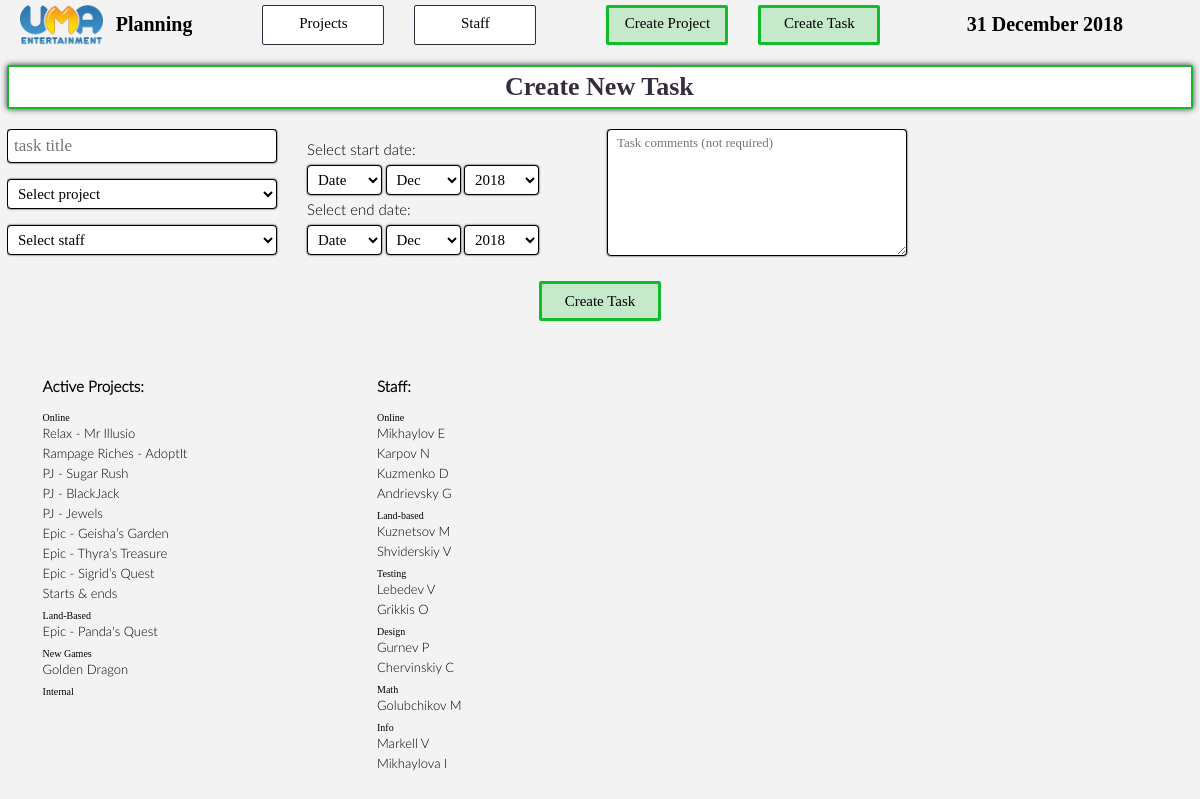
/create/task/project/0/staff/0/, run on the app's committed database.
### plan/models.py (models this page shows, shortened)
class Stream(models.Model):
	name = models.CharField(max_length=200)
	def projects(self):
		projects = Project.objects.filter(stream = self)
		return projects

class Project(models.Model):
	name = models.CharField(max_length=200)
	stream = models.ForeignKey(Stream, db_index=True, on_delete=models.SET_NULL, null = True)
	dates = models.BooleanField(default = False) #False means that actual tasks are needed to calculate start & end dates. True will take default values if they exist.
	task_start_date = models.DateField(null = True)
	task_end_date = models.DateField(null = True)
	start_date = models.DateField(null = True)
	end_date = models.DateField(null = True)
	active = models.BooleanField(db_index=True, default = True)
	comment = models.CharField(max_length=500, null=True) #let us comment the project and what it is supposed to achieve
	update = models.DateTimeField(default = timezone.now())
	def start(self):
		if self.task_start_date:
			s = self.task_start_date
		else : s = self.start_date
		return s
	def tasks(self):
		if len(Task.objects.filter(project_id = self.id).filter(active = True)) > 0: return len(Task.objects.filter(project_id = self.id).filter(active = True))
		else: return False
	def end(self):
		if self.task_end_date:
			e = self.task_end_date
		else : e = self.end_date
		return e

class Department(models.Model):
	name = models.CharField(max_length=200)
	def __str__(self):
		return self.name
	def staff(self):
		staff = Staff.objects.filter(dep = self).filter(active = True)
		return staff

class Staff(models.Model):
	name = models.CharField(max_length=200)
	dep = models.ForeignKey(Department, db_index=True, on_delete=models.CASCADE)
	active = models.BooleanField(db_index=True, default = True)

### plan/views.py (the view, shortened to what this page needs)
# urls.py: url(r'^create/task/project/(?P<project_id>[0-9]+)/staff/(?P<staff_id>[0-9]+)/$', views.create_task, name='create_task'),
def create_task(request, project_id, staff_id):
	p_id = int(project_id)
	s_id = int(staff_id)
	s = SetCal(datetime.date.today())
	try:
		cal_setting = request.POST['cal_setting']
	except KeyError:
		cal_setting = 'this_week'
	else:
		cal_setting = request.POST['cal_setting']
	if request.GET.get('comment', False) : comment = request.GET.get('comment', False)
	else: comment = False
	if request.GET.get('name', False) : name = request.GET.get('name', False)
	else: name = False
	if request.GET.get('sday', False) and request.GET.get('smonth', False) and request.GET.get('syear', False):
		start_date = {'day': False, 'month': False, 'year': False}
		try: start_date['day'] = int(request.GET.get('sday', False))
		except ValueError: start_date['day'] = False
		try: start_date['month'] = int(request.GET.get('smonth', False))
		except ValueError: start_date['month'] = False
		try: start_date['year'] = int(request.GET.get('syear', False))
		except ValueError: start_date['year'] = False
		if start_date['year']:
			if not start_date['year'] >= datetime.date.today().year: start_date['year'] = False
		if start_date['month']:
			if not (start_date['month'] >= 1 and start_date['month'] <= 12): start_date['month'] = False
		if start_date['day'] and start_date['day'] > 0 and start_date['day'] < 32:
			if start_date['month'] and start_date['year'] and not (start_date['day'] <= calendar.monthrange(start_date['year'], start_date['month'])[1]):
				start_date['day'] = calendar.monthrange(start_date['year'], start_date['month'])[1]
		else: start_date['day'] = False
	else: start_date = {'day': False, 'month': False, 'year': False}
	if request.GET.get('eday', False) and request.GET.get('emonth', False) and request.GET.get('eyear', False):
		end_date = {'day': False, 'month': False, 'year': False}
		try: end_date['day'] = int(request.GET.get('eday', False))
		except ValueError: end_date['day'] = False
		try: end_date['month'] = int(request.GET.get('emonth', False))
		except ValueError: end_date['month'] = False
		try: end_date['year'] = int(request.GET.get('eyear', False))
		except ValueError: end_date['year'] = False
		if end_date['year']:
			if not end_date['year'] >= datetime.date.today().year: end_date['year'] = False
		if end_date['month']:
			if not (end_date['month'] >= 1 and end_date['month'] <= 12): end_date['month'] = False
		if end_date['day'] and end_date['day'] > 0 and end_date['day'] < 32:
			if end_date['month'] and end_date['year'] and not (end_date['day'] <= calendar.monthrange(end_date['year'], end_date['month'])[1]):
				end_date['day'] = calendar.monthrange(end_date['year'], end_date['month'])[1]
		else: end_date['day'] = False
	else: end_date = {'day': False, 'month': False, 'year': False}
	selected = {'project': False,
				'staff': False,
				'project_lines': False,
				'staff_lines' : False,
				'name': name, 'comment': comment,
				'start_date': start_date,
				'end_date': end_date,
				}
	context = {'today': datetime.date.today(),
				'staff_list' : Department.objects.all(),
				'project_list': Stream.objects.all(),
				'project_select' : Project.objects.filter(active=True),
				'staff_select' : Staff.objects.filter(active=True),
				'date': get_date_selection(),
				'selected': selected,
				'edit': False,
				'cal_setting': cal_setting,
				'today': datetime.date.today(),
				}
	return render(request, 'plan/create_task.html', context)

### plan/gen_cal.py (called while the page is built)
def get_date_selection():
	d = [1,2,3,4,5,6,7,8,9,10,11,12,13,14,15,16,17,18,19,20,21,22,23,24,25,26,27,28,29,30,31]
	y = [2017, 2018, 2019]
	m = [{'num': 1, 'str': 'Jan',},
	{'num': 2, 'str': 'Feb',},
	{'num': 3, 'str': 'Mar',},
	{'num': 4, 'str': 'Apr',},
	{'num': 5, 'str': 'May',},
	{'num': 6, 'str': 'Jun',},
	{'num': 7, 'str': 'Jul',},
	{'num': 8, 'str': 'Aug',},
	{'num': 9, 'str': 'Sep',},
	{'num': 10, 'str': 'Oct',},
	{'num': 11, 'str': 'Nov',},
	{'num': 12, 'str': 'Dec',},]
	date = {'dates': d, 'months': m, 'years': y}
	return date

### plan/templates/plan/create_task.html (shortened to what this page needs)
{% load static %}
<link rel="stylesheet" type="text/css" href="{% static 'plan/style.css' %}"/>
<link rel="stylesheet" type="text/css" href="{% static 'plan/style2.css' %}"/>
<div class="header">
	<div class="header_logo">
		<a href="{% url 'plan:index' %}"><img class="logo" src="{% static 'plan/images/logo_uma.png' %}"/></a>
		<div class="logo_text bold">Planning</div>
	</div>
	<div class="header_logo header_menu">
		<div class="header_title regular">Projects</div>
	</div>
	<div class="header_logo header_menu" style="margin-right: 70px;">
		<div class="header_title regular">Staff</div>
	</div>
	<a href="{% url 'plan:create_project' %}">
		<div class="header_logo header_menu header_create">
			<div class="header_title regular">Create Project</div>
		</div>
	</a>
	<a href="{% url 'plan:create_task' 0 0 %}">
		<div class="header_logo header_menu header_create" style="margin-right: 70px;">
			<div class="header_title regular">Create Task</div>
		</div>
	</a>
	<div class="header_logo header_date">
		<div class="logo_text bold">{{ today|date:"j F Y" }}</div>
	</div>
</div>
<div class="page_object_header" style="border-color: #12bb2a;">
	<h3 class="bold page_object_header_section"></h3>
	<h1 class="bold page_object_header_section">{% if edit %}Edit{% else %}Create New{% endif %} Task</h1>
	<h3 class="bold page_object_header_section"></h3>
</div>
<form action="{% url 'plan:submit_task' %}" method="post" style="height: auto; overflow: hidden;">
<div class="form_section">
	<input id='name_area' class="form_style" type="text" name="name" placeholder="task title" required/>
	<br />
	<br />
	{% if project_select %}
	<select class="form_style{% if errors.project %} input_error{% endif %}" id="p_select" name="project" required
	onchange="window.location='/{% if edit %}edit/task/{{ selected.task.id }}/{% else %}create/task/{% endif %}project/'+ this.value + '/staff/' + getElementById('s_select').value +'/?comment='+ getElementById('c_area').value + '&name=' + getElementById('name_area').value + '&sday=' + getElementById('s_day_input').value + '&smonth=' + getElementById('s_month_input').value + '&syear=' + getElementById('s_year_input').value + '&eday=' + getElementById('e_day_input').value + '&emonth=' + getElementById('e_month_input').value + '&eyear=' + getElementById('e_year_input').value">
		{% if not edit and not selected.project %}
		<option value="0">Select project</option>
		{% endif %}
	</select>
	{% else %}
		<p>No projects are available.</p>
	{% endif %}
	<br />
	<br />
	{% if staff_select %}
	<select class="form_style{% if errors.staff %} input_error{% endif %}" id="s_select" name="staff" required
	onchange="window.location='/{% if edit %}edit/task/{{ selected.task.id }}/{% else %}create/task/{% endif %}project/'+ getElementById('p_select').value + '/staff/' + this.value +'/?comment='+ getElementById('c_area').value + '&name=' + getElementById('name_area').value + '&sday=' + getElementById('s_day_input').value + '&smonth=' + getElementById('s_month_input').value + '&syear=' + getElementById('s_year_input').value + '&eday=' + getElementById('e_day_input').value + '&emonth=' + getElementById('e_month_input').value + '&eyear=' + getElementById('e_year_input').value">
		{% if not edit and not selected.staff %}
		<option value="0">Select staff</option>
		{% endif %}
	</select>
	{% else %}
		<p>No staff are available.</p>
	{% endif %}
	<br />
	<br />
</div>
<div class="form_section">
	<div class="form_style_date_title">Select start date:</div>
	<select id="s_day_input" class="form_style form_style_date{% if errors.start_date %} input_error{% endif %}" name="start_date_day" required>
		<option>Date</option>
	</select>
	<select id="s_month_input" class="form_style form_style_date{% if errors.start_date %} input_error{% endif %}" name="start_date_month" required>
		{% for m in date.months %}
			<option value="{{ m.num }}" {% if selected.start_date.month == m.num %}selected="selected"{% elif not edit and today.month == m.num %}selected="selected"{% endif %}>{{ m.str }}</option>
		{% endfor %}
	</select>
	<select id="s_year_input" class="form_style form_style_date{% if errors.start_date %} input_error{% endif %}" name="start_date_year" required>
		{% for y in date.years %}
			<option value="{{ y }}" {% if selected.start_date.year == y %}selected="selected"{% elif not edit and today.year == y %}selected="selected"{% endif %}>{{ y }}</option>
		{% endfor %}
	</select>
	<br />
	<div class="form_style_date_title">Select end date:</div>
	<select id="e_day_input" class="form_style form_style_date{% if errors.end_date %} input_error{% endif %}" name="end_date_day" required>
		<option>Date</option>
	</select>
	<select id="e_month_input" class="form_style form_style_date{% if errors.end_date %} input_error{% endif %}" name="end_date_month" required>
		{% for m in date.months %}
			<option value="{{ m.num }}" {% if selected.end_date.month == m.num %}selected="selected"{% elif not edit and today.month == m.num %}selected="selected"{% endif %}>{{ m.str }}</option>
		{% endfor %}
	</select>
	<select id="e_year_input" class="form_style form_style_date{% if errors.end_date %} input_error{% endif %}" name="end_date_year" required>
		{% for y in date.years %}
			<option value="{{ y }}" {% if selected.end_date.year == y %}selected="selected"{% elif not edit and today.year == y %}selected="selected"{% endif %}>{{ y }}</option>
		{% endfor %}
	</select>
	<br />
	<br />
</div>
<div class="form_section{% if errors.comment %} input_error{% endif %}">
	<textarea id="c_area" class="form_style form_style_textarea" rows=5 cols=30 name="comment" placeholder="Task comments (not required)"></textarea>
</div>
<br />
<br />
<br />
<div class="header" style="clear: both; height: auto; overflow: hidden;">
	<div class="button_wrap" style="{% if edit %}width: 500px; margin-left: -250px;{% else %}width: 152px; margin-left: -61px;{% endif %}">
		<div class="header_logo header_menu header_create" style="padding: 0;">
			<input class="header_title regular button" type="submit" value="{% if edit %}Save {% else %}Create {% endif %}Task" />
		</div>
	</div>
</div>
</form>
<div class="lists_wrapper">
	<div class="list">
		<h3>Active Projects:</h3>
		{% if project_list %}
		<ul>
			{% for stream in project_list %}
			<li class="bottom_list_title bold">{{ stream.name }}</li>
				{% for project in stream.projects %}
					<li><a class="bottom_list_link" href="{% url 'plan:project' project.id 0 %}">{{ project.name }}</a></li>
				{% endfor %}
			{% endfor %}
		</ul>
	</div>
	<div class="list">
		{% endif %}
		<h3>Staff:</h3>
		{% if staff_list %}
		<ul>
			{% for dep in staff_list %}
			<li class="bottom_list_title bold">{{ dep.name }}</li>
				{% for staff in dep.staff %}
					<li><a class="bottom_list_link" href="{% url 'plan:staff' staff.id %}">{{ staff.name }}</a></li>
				{% endfor %}
			{% endfor %}
		</ul>
		{% endif %}
	</div>
</div>

### plan/static/plan/style.css (style rules this page uses)
input { color: inherit; }
.regular { font-family: 'LatoWeb'; }
.bold { font-family: 'LatoWebSemibold'; }
li { list-style: none; }
ul { margin: 0;padding: 0; }
a { text-decoration: none; color: inherit; cursor: pointer; }
.lists_wrapper { position: relative; width: 100%; height: auto; overflow: hidden; padding: 10px 3%; box-sizing: border-box; }
.list { position: relative; float: left; width: 30%; }
.list > ul > li { margin-bottom: 4px; }
.header { position: relative; height: 40px; width: 100%; margin-top: 5px; }
.header_logo { position: relative; height: 40px; width: auto; float: left; margin-right: 70px; overflow: hidden; cursor: pointer; }
.header_menu { padding: 9px 10px; box-sizing: border-box; border: 1px solid #352d3d; border-radius: 2px; margin-right: 30px; width: 122px; background-color: white; }
.logo { position: relative; float: left; height: 100%; }
.logo_text { position: relative; float: left; margin-top: 8px; font-size: 20px; font-weight: bold; }
.header_title { position: relative; height: 100%; text-align: center; font-size: 15px; }
.header_create { background: rgba(18,187,42,0.2); padding: 7px 10px; border: 3px solid #12bb2a; box-sizing: border-box; }
.header_date { float: right; cursor: default; }
.form_section { position: relative; float: left; min-width: 250px; max-width: 300px; width: 30%; }
.form_style { font-size: 15px; background: white; border: 1px black solid; border-radius: 4px; box-shadow: 0 0 2px black; padding: 5px 6px; height: 30px; width: 90%; font-family: 'LatoWeb'; }
input.form_style { height: 34px; font-size: 17px; font-family: 'LatoWebSemibold'; }
.form_style_date { width: 75px; }
.form_style_date_title { font-size: 15px; margin-bottom: 5px; margin-top: 7px; }
.form_style_date_title:first-of-type { margin-top: 13px; }
.form_style_textarea { width: 100%; height: 127px; padding: 5px 9px; font-size: 13px; }
.bottom_list_link { cursor: pointer; }
.bottom_list_title { margin-top: 7px; font-size: 10px; }
.page_object_header { position: relative; width: 100%; height: 44px; margin: 20px 0; color: #352d3d; background-color: white; box-shadow: 0 0 6px #352d3d; box-sizing: border-box; border: 2px solid #ef4949; border-radius: 2px; }
.page_object_header_section { position: relative; float: left; width: 33.3%; height: 100%; line-height: 40px; margin: 0; text-align: center; }
.button { cursor: pointer; background: none; border: none; padding: 0 0 0 0; align-items: normal; width: 100%; }
.button_wrap { position: relative; left: 50%; margin-top: 10px; margin-bottom: 20px; height: 40px; }

### data on the page
Stream: name "Online"
Project: name "Relax - Mr Illusio"
Project: name "Rampage Riches - AdoptIt"
Project: name "PJ - Sugar Rush"
Project: name "PJ - BlackJack"
Project: name "PJ - Jewels"
Project: name "Epic - Geisha’s Garden"
Project: name "Epic - Thyra’s Treasure"
Project: name "Epic - Sigrid’s Quest"
Project: name "Starts & ends"
Stream: name "Land-Based"
Project: name "Epic - Panda's Quest"
Stream: name "New Games"
Project: name "Golden Dragon"
Stream: name "Internal"
Department: name "Online"
Staff: name "Mikhaylov E"
Staff: name "Karpov N"
Staff: name "Kuzmenko D"
Staff: name "Andrievsky G"
Department: name "Land-based"
Staff: name "Kuznetsov M"
Staff: name "Shviderskiy V"
Department: name "Testing"
Staff: name "Lebedev V"
Staff: name "Grikkis O"
Department: name "Design"
Staff: name "Gurnev P"
Staff: name "Chervinskiy C"
Department: name "Math"
Staff: name "Golubchikov M"
Department: name "Info"
Staff: name "Markell V"
Staff: name "Mikhaylova I"

### other printed values
{{ today|date:"j F Y" }} "31 December 2018"
form field start_date_month "Dec"
form field start_date_year "2018"
form field end_date_month "Dec"
form field end_date_year "2018"
